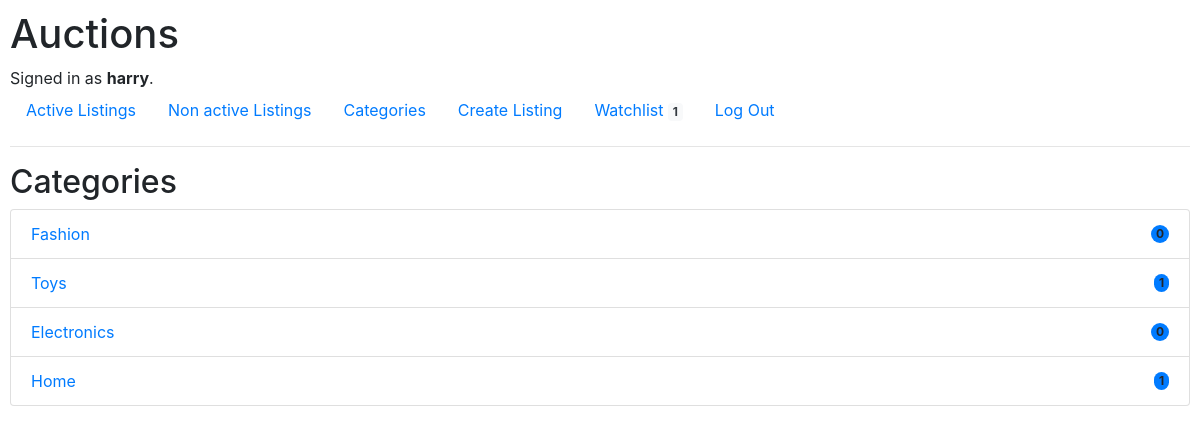
/categories (signed in), run on an earlier commit of the app's database.
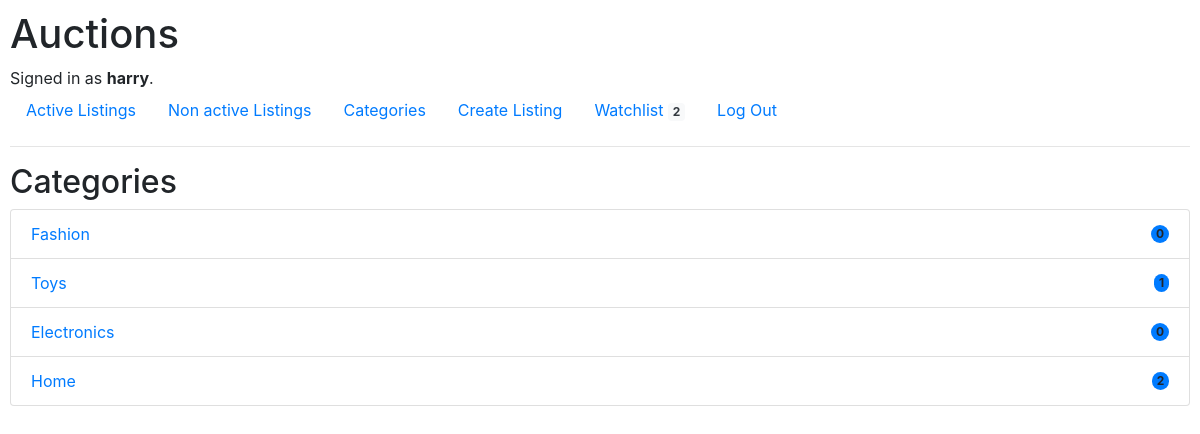
And on a later commit of the database.
### auctions/models.py (models this page shows, shortened)
class User(AbstractUser):
    def AmountWatchlist(self):
        return self.wishes_per_user.count()

class Category(models.Model):
    title = CharField(max_length=64)
    def __str__(self):
        return f"{self.title}"
    def AmountOfActiveListings(self):
        return self.listings_per_category.filter(is_active = True).count()

### auctions/views.py (the view)
# urls.py: path("categories", views.categories, name="categories")
def categories(request):
    categories = Category.objects.all()
    return render(request, "auctions/categories.html", {
        "categories": categories
    })

### auctions/templates/auctions/categories.html (shortened to what this page needs)
{% extends "auctions/layout.html" %}
{% block body %}
    <h2>Categories</h2>
    <ul class="list-group">
        {% for category in categories %}
            <li class="list-group-item d-flex justify-content-between align-items-center">
                <a href="{% url 'category_page' category.id%}"> {{ category }} </a>
            <span class="badge bg-primary rounded-pill">{{ category.AmountOfActiveListings }}</span>
            </li>
        {% empty %}
            There are no categories
        {% endfor %}
      </ul>
{% endblock %}

### auctions/templates/auctions/layout.html (shortened to what this page needs)
{% load static %}
<!DOCTYPE html>
<html lang="en">
    <head>
        <link rel="stylesheet" href="https://stackpath.bootstrapcdn.com/bootstrap/4.4.1/css/bootstrap.min.css">
        <link href="{% static 'auctions/styles.css' %}" rel="stylesheet">
    </head>
    <body>
        <h1>Auctions</h1>
        <div>
            {% if user.is_authenticated %}
                Signed in as <strong>{{ user.username }}</strong>.
            {% else %}
                Not signed in.
            {% endif %}
        </div>
        <ul class="nav">
            <li class="nav-item">
                <a class="nav-link" href="{% url 'index' %}">Active Listings</a>
            </li>
            <li class="nav-item">
                <a class="nav-link" href="{% url 'non_active_listings' %}">Non active Listings</a>
            </li>
            <li class="nav-item">
                <a class="nav-link" href="{% url 'categories' %}">Categories</a>
            </li>
            {% if user.is_authenticated %}
                <li class="nav-item">
                    <a class="nav-link" href="{% url 'create_listing' %}">Create Listing</a>
                </li>
                <li class="nav-item">
                    <a class="nav-link" href="{% url 'watchlist' %}">Watchlist <span class="badge bg-light text-dark">{{user.AmountWatchlist}}</span> </a>
                </li>
                <li class="nav-item">
                    <a class="nav-link" href="{% url 'logout' %}">Log Out</a>
                </li>
            {% endif %}
        </ul>
        <hr>
        {% block body %}
        {% endblock %}
    </body>
</html>

What changed in the data, as far as the page shows it:
changed User "harry": AmountWatchlist "1" → "2"
computed for Category "Home": AmountOfActiveListings "1" → "2"
